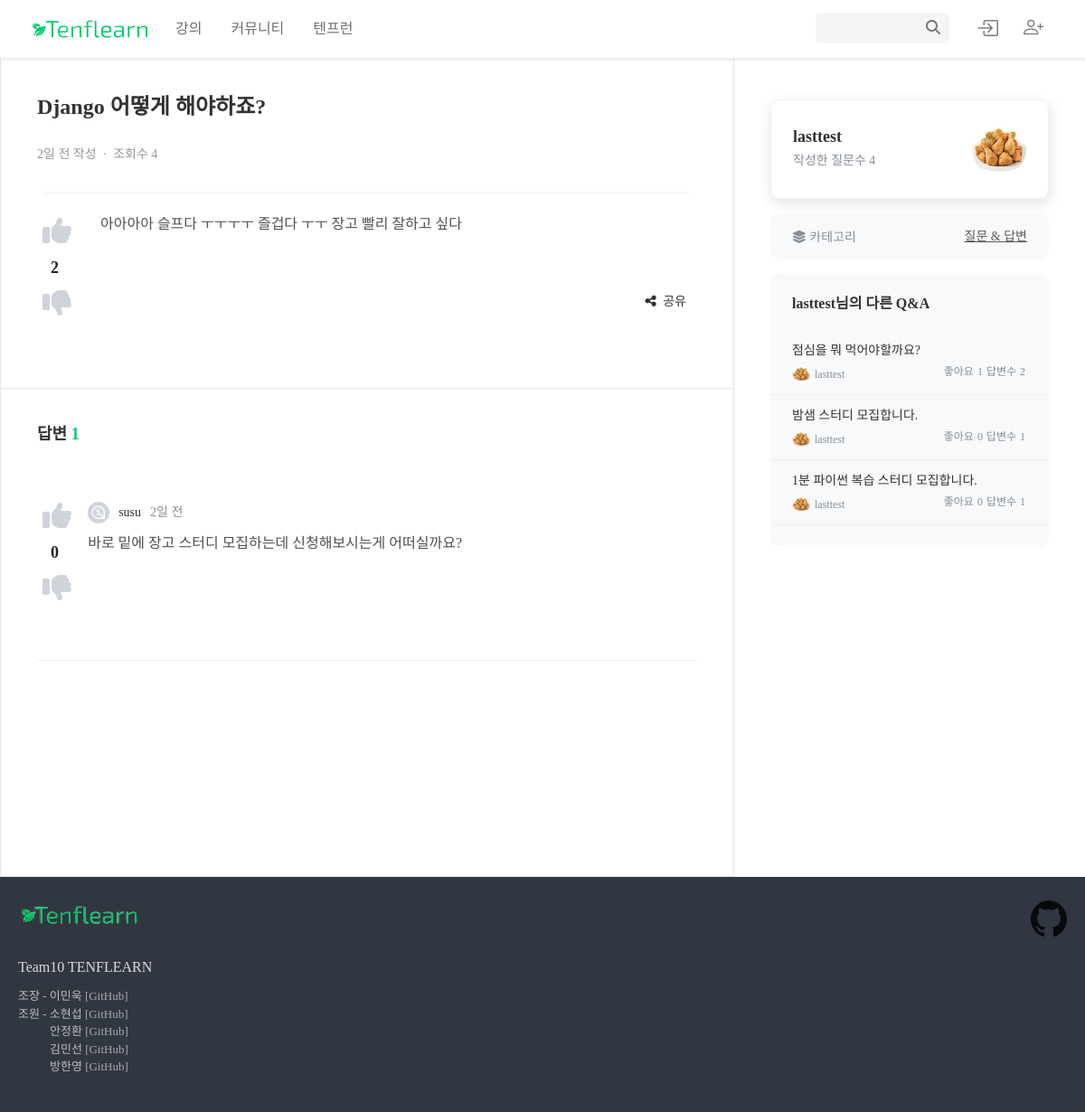
Screenshot of /communities/comments/3/ with the database file from the repository.
### communities/models.py (models this page shows)
class Comment(models.Model):
    user = models.ForeignKey(settings.AUTH_USER_MODEL, on_delete=models.CASCADE)
    course = models.ForeignKey(Course, on_delete=models.CASCADE, related_name='comments', blank=True, null=True)
    title = models.CharField(max_length=100)
    content = RichTextUploadingField(blank=True,null=True)
    like_users = models.ManyToManyField(settings.AUTH_USER_MODEL, related_name='like_comments')
    unlike_users = models.ManyToManyField(settings.AUTH_USER_MODEL, related_name='unlike_comments')
    views = models.IntegerField(default=0)
    like = models.IntegerField(default=0)
    category_Choices = (('qna','질문 & 답변'),('worry','고민있어요'),('study','스터디'),('etc','기타'))
    category = models.CharField(max_length=20, choices=category_Choices)
    created_at = models.DateTimeField(auto_now_add=True)
    @property
    def created_time(self):
        time = datetime.now(tz=timezone.utc) - self.created_at
        if time < timedelta(minutes=1):
            return '방금 전'
        elif time < timedelta(hours=1):
            return str(int(time.seconds / 60)) + '분 전'
        elif time < timedelta(days=1):
            return str(int(time.seconds / 3600)) + '시간 전'
        elif time < timedelta(days=7):
            time = datetime.now(tz=timezone.utc).date() - self.created_at.date()
            return str(time.days) + '일 전'
        else:
            return self.created_at.strftime('%Y-%m-%d')

class Recomment(models.Model):
    user = models.ForeignKey(settings.AUTH_USER_MODEL, on_delete=models.CASCADE)
    comment = models.ForeignKey(Comment, on_delete=models.CASCADE, related_name='recomments')
    content = models.TextField()
    like_users = models.ManyToManyField(settings.AUTH_USER_MODEL, related_name='like_recomments')
    unlike_users = models.ManyToManyField(settings.AUTH_USER_MODEL, related_name='unlike_recomments')
    like = models.IntegerField(default=0)
    created_at = models.DateTimeField(auto_now_add=True)
    @property
    def created_time(self):
        time = datetime.now(tz=timezone.utc) - self.created_at
        if time < timedelta(minutes=1):
            return '방금 전'
        elif time < timedelta(hours=1):
            return str(int(time.seconds / 60)) + '분 전'
        elif time < timedelta(days=1):
            return str(int(time.seconds / 3600)) + '시간 전'
        elif time < timedelta(days=7):
            time = datetime.now(tz=timezone.utc).date() - self.created_at.date()
            return str(time.days) + '일 전'
        else:
            return self.created_at.strftime('%Y-%m-%d')

### accounts/models.py (models this page shows, shortened)
class User(AbstractUser):
    followings = models.ManyToManyField('self', symmetrical=False, related_name='followers')
    position_Choices = (('tutor','강사'),('student','학생'))
    position = models.CharField(max_length=20, choices=position_Choices)
    def profile_image_path(instance, filename):
        return f'accounts/{instance.pk}/{filename}'
    image = ProcessedImageField(
        upload_to=profile_image_path,
        processors=[ResizeToFill(300,300)],
        format='JPEG',
        options={'quality' : 100},
        blank=True,
        null=True,
    )

### communities/views.py (the view)
# urls.py: path('comments/<int:comment_pk>/', views.comment_detail, name='comment_detail'),
def comment_detail(request, comment_pk):
    comment = Comment.objects.get(pk=comment_pk)
    recomments = Recomment.objects.filter(comment=comment)
    if not request.session.get("comment_viewed_{}".format(comment_pk)):
        comment.views += 1
        comment.save()
        request.session["comment_viewed_{}".format(comment_pk)] = True
    user_comments = comment.user.comment_set.exclude(pk=comment_pk)[:5]
    recomment_form = RecommentForm()
    context = {
        "comment": comment,
        "recomments": recomments,
        "recomment_form": recomment_form,
        "user_comments": user_comments,
    }
    return render(request, "communities/comment_detail.html", context)

### communities/forms.py
class RecommentForm(forms.ModelForm):
    class Meta:
        model = Recomment
        fields = ("content",)

### communities/templates/communities/comment_detail.html (shortened to what this page needs)
{% extends 'base.html' %}
{% load static %}
{% block content %}
<link rel="stylesheet" type="text/css" href="{% static 'communities/css/comment_detail.css' %}">
<div>
  <div class='comment-detail-container'>
    <div class='comment-detail-left'>
      <header class='comment-detail-left-header'>
        <h1>
          {{ comment.title }}
        </h1>
        <h2>
          {{ comment.created_time }} 작성 <span>&nbsp;·&nbsp;</span> 조회수 {{ comment.views }}
        </h2>
      </header>
      <hr class='hr'>
      <section class='comment-detail-left-section'>
        <div class='detail-left-section-left'>
          <form class='detail-left-section-form' data-comment-id="{{ comment.pk }}">
            <button name='like_value' value='like' type='submit'>
              {% if request.user in comment.like_users.all %}
                <i class='fas fa-thumbs-up comment-like-icon like_green'></i>
              {% else %}
                <i class='fas fa-thumbs-up comment-like-icon like_gray'></i>
              {% endif %}
            </button>
            <div class='comment-detail-left-section-count'>
              <span>{{ comment.like }}</span>
            </div>
            <button name='like_value' value='unlike' type='submit'>
              {% if request.user in comment.unlike_users.all %}
                <i class='fas fa-thumbs-down comment-unlike-icon like_green'></i>
              {% else %}
                <i class='fas fa-thumbs-down comment-unlike-icon like_gray'></i>
              {% endif %}
            </button>
          </form>
        </div>
        <div class='detail-left-section-right'>
          <h1>
            {{ comment.content|safe }}
          </h1>
          <div class='d-flex flex-row-reverse flex-grow-1'>
            <button id='detail-share-btn'>
              <i class='fas fa-share-nodes'></i>
              <span class='ms-1'>공유</span>
            </button>
          </div>
        </div>
      </section>
      <footer class='comment-detail-left-footer'>
      </footer>
      <section class='comment-detail-left-recomment'>
        <h1 class='recomment-header'>
          답변 <span>{{ comment.recomments.count }}</span>
        </h1>
        <div class='recomment-section'>
          {% for recomment in recomments reversed %}
            <div class='recomment-section-item'>
              <form class='recomment-section-form' data-comment-id="{{ comment.pk }}">
                <button value='like' type='submit'>
                  {% if request.user in recomment.like_users.all %}
                    <i class='fas fa-thumbs-up recomment-like-icon like_green'></i>
                  {% else %}
                    <i class='fas fa-thumbs-up recomment-like-icon like_gray'></i>
                  {% endif %}
                </button>
                <div class='recomment-detail-left-section-count'>
                  <span>{{ recomment.like }}</span>
                </div>
                <button value='unlike' type='submit'>
                  {% if request.user in recomment.unlike_users.all %}
                    <i class='fas fa-thumbs-down recomment-unlike-icon like_green'></i>
                  {% else %}
                    <i class='fas fa-thumbs-down recomment-unlike-icon like_gray'></i>
                  {% endif %}
                </button>
              </form>
              <section class='recomment-right-section'>
                <div class='recomment-section-header'>
                  <div class='recomment-section-img'>
                      {% if recomment.user.image %}
                        <img class='w-100 rounded-circle' src="{{ recomment.user.image.url }}" alt="{{ recomment.user.username }}">
                      {% else %}
                        <img class='w-100 rounded-circle' src="{% static 'courses/image/noimage.png' %}" alt="noimage">
                      {% endif %}
                  </div>
                  <h1>{{ recomment.user.username }}</h1>
                  <h2>{{ recomment.created_time }}</h2>
                </div>
                <div class='recomment-section-content'>
                  {{ recomment.content|linebreaksbr }}
                </div>
              </section>
            </div>
            {% endfor %}
        </div>
      </section>
    </div>
    <div class='comment-detail-right'>
      <header class='comment-detail-right-header'>
        <div class='detail-right-header-left'>
          <h1>{{ comment.user.username }}</h1>
          <h2>작성한 질문수 {{ comment.user.comment_set.count }}</h2>
        </div>
        <div class='detail-right-header-img'>
          {% if comment.user.image %}
            <img class='w-100 rounded-circle' src="{{ comment.user.image.url }}" alt="{{ comment.user.username }}">
          {% else %}
            <img class='w-100 rounded-circle' src="{% static 'courses/image/noimage.png' %}" alt="noimage">
          {% endif %}
        </div>
      </header>
      <section class='comment-detail-right-category'>
        <h1>
          <i class='fas fa-layer-group'></i>
          카테고리
        </h1>
        <a href="{% url 'communities:comment_index' %}?category={{ comment.category }}">
          {{ comment.get_category_display }}
        </a>
      </section>
      <footer class='comment-detail-right-footer'>
        <h1>{{ comment.user.username }}님의 다른 Q&A</h1>
        {% if user_comments %}
          {% for user_comment in user_comments %}
            <a class='detail-right-footer-item' href="{% url 'communities:comment_detail' user_comment.pk %}">
              <div class='detail-right-footer-title'>
                {{ user_comment.title }}
              </div>
              <div class='detail-right-footer-user'>
                <div class='d-flex align-items-end'>
                  <div class='detail-right-footer-img'>
                    {% if user_comment.user.image %}
                      <img class='w-100 rounded-circle' src="{{ user_comment.user.image.url }}" alt="{{ user_comment.user.username }}">
                    {% else %}
                      <img class='w-100 rounded-circle' src="{% static 'courses/image/noimage.png' %}" alt="noimage">
                    {% endif %}
                  </div>
                  <div class='detail-right-footer-username'>
                    {{ user_comment.user.username }}
                  </div>
                </div>
                <h5>
                  <span>좋아요</span><span>{{ user_comment.like_users.count }}</span><span>답변수</span><span>{{ user_comment.recomments.count }}</span>
                </h5>
              </div>
            </a>
          {% endfor %}
        {% else %}
          <div class='detail-right-qna-else'>
            다른 작성글이 없습니다 😥
          </div>
        {% endif %}
      </footer>
    </div>
  </div>
</div>
{% endblock content %}

### static/communities/css/comment_detail.css (style rules this page uses)
.comment-detail-container { width: 1200px; margin: 0 auto; display: flex; }
.comment-detail-left { flex-grow: 1; border: 1px solid rgb(230 230 230); border-top: 0; }
.comment-detail-right { width: 388px; }
.comment-detail-left-header { padding: 40px 40px 24px; }
.comment-detail-left-header h1 { font-size: 24px; font-weight: bold; color: rgb(50 50 50); }
.comment-detail-left-header h2 { font-size: 14px; font-weight: lighter; margin-top: 30px; color: rgb(150 150 150); }
.hr { margin: 0 48px; border: 1px solid rgb(220 220 220); }
.comment-detail-left-section { display: flex; padding: 24px 40px; }
.detail-left-section-left { width: 50px; }
.detail-left-section-left button { background-color: white; border: 0; }
.detail-left-section-left button i { font-size: 32px; }
.detail-left-section-left div { font-size: 18px; font-weight: bold; margin: 8px 15px; }
.detail-left-section-right { margin-left: 20px; flex-grow: 1; }
.detail-left-section-right h1 { font-size: 16px; font-weight: lighter; color: rgb(80 80 80); }
#detail-share-btn { font-size: 14px; color: rgb(50 50 50); background-color: white; border: 0; padding: 6px 12px; }
.comment-detail-left-footer { padding: 10px 40px 40px; }
.comment-detail-left-recomment { padding: 40px; border-top: 1px solid rgb(230 230 230); }
.recomment-header { font-size: 18px; font-weight: bold; color: rgb(50 50 50); }
.recomment-header span { color: rgb(0 196 113); }
.recomment-section { min-height: 374px; margin: 32px 0; }
.recomment-section-item { display: flex; padding-top: 30px; padding-bottom: 60px; border-bottom: 1px solid rgb(240 240 240); }
.recomment-section-form { width: 50px; }
.recomment-section-form button { background-color: white; border: 0; }
.recomment-section-form button i { font-size: 32px; }
.recomment-section-form div { font-size: 18px; font-weight: bold; margin: 8px 15px; }
.recomment-right-section { margin-left: 10px; width: 100%; }
.recomment-section-header { display: flex; align-items: center; margin-bottom: 10px; }
.recomment-section-img { width: 24px; }
.recomment-section-header h1 { font-size: 14px; color: rgb(50 50 50); margin: 0 10px; padding-top: 3px; }
.recomment-section-header h2 { font-size: 14px; color: rgb(134 142 150); margin: 0; padding-top: 3px; }
.recomment-section-content { font-weight: lighter; color: rgb(80 80 80); }
.comment-detail-right { position: sticky; height: fit-content; top: 70px; padding: 40px; }
.comment-detail-right-header { display: flex; align-items: end; padding: 24px; margin-bottom: 16px; border: 1px solid rgb(240 240 240); border-radius: 10px; box-shadow: 1px 5px 15px 1px rgba(0,0,0,0.1); }
.detail-right-header-left { flex-grow: 1; }
.detail-right-header-left h1 { font-size: 18px; font-weight: bold; color: rgb(50 50 50); }
.detail-right-header-left h2 { font-size: 14px; color: rgb(134 142 150); }
.detail-right-header-img { width: 60px; }
.comment-detail-right-category { display: flex; padding: 15px 24px; justify-content: space-between; align-items: end; border-radius: 10px; background-color: rgb(248 249 250); }
.comment-detail-right-category h1 { font-size: 14px; color: rgb(134 142 150); margin: 0; }
.comment-detail-right-category a { display: block; font-size: 14px; color: rgb(90 90 90); }
.comment-detail-right-footer { padding: 24px 0; background-color: rgb(248 249 250); border-radius: 10px; margin-top: 15px; min-width: 308px; }
.comment-detail-right-footer h1 { font-size: 16px; font-weight: bold; color: rgb(50 50 50); margin-bottom: 20px; padding: 0 24px; }
.detail-right-footer-item { display: block; text-decoration: none; color: rgb(50 50 50); padding: 12px 24px; border-bottom: 1px solid rgb(240 240 240); }
.detail-right-footer-title { font-size: 14px; display: -webkit-box; -webkit-line-clamp: 2; -webkit-box-orient: vertical; overflow: hidden; }
.detail-right-footer-img { width: 20px; }
.detail-right-footer-user { display: flex; justify-content: space-between; }
.detail-right-footer-username { font-size: 12px; color: rgb(134 142 150); margin-left: 5px; padding-bottom: 1px; }
.detail-right-footer-user h5 { margin: 0; font-size: 12px; color: rgb(134 142 150); line-height: 26px; }
.detail-right-footer-user h5 span { margin: 0 2px; }
@media (max-width: 1200px) { .comment-detail-container { margin-left: 0; width: 100%; } }
@media (max-width: 1200px) { .comment-detail-left-header { width: 100%; } }
.like_gray { color: rgb(206 212 218); }

### rows the page displays
Comment: title "Django 어떻게 해야하죠?", created_time "2일 전", views "4", like "2", content "아아아아 슬프다 ㅜㅜㅜㅜ 즐겁다 ㅜㅜ 장고 빨리 잘하고 싶다", recomments.count "1", user.username "lasttest", user.comment_set.count "4", user.image (picture), category "질문 & 답변"
Recomment: like "0", user.username "susu", created_time "2일 전", content "바로 밑에 장고 스터디 모집하는데 신청해보시는게 어떠실까요?"
Comment: title "점심을 뭐 먹어야할까요?", user.image (picture), user.username "lasttest", like_users.count "1", recomments.count "2"
Comment: title "밤샘 스터디 모집합니다.", user.image (picture), user.username "lasttest", like_users.count "0", recomments.count "1"
Comment: title "1분 파이썬 복습 스터디 모집합니다.", user.image (picture), user.username "lasttest", like_users.count "0", recomments.count "1"
